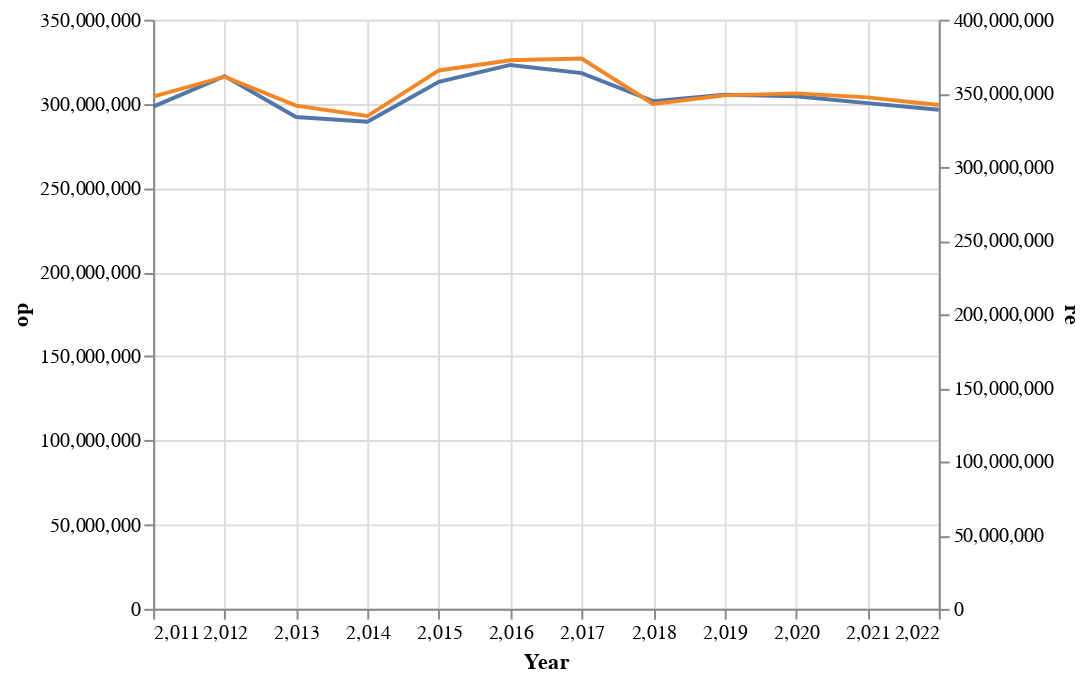

Notebook code for this chart:
### Code cell
chart = alt.Chart(New).mark_line().encode(x='Year')
line_A = chart.mark_line(color='#5276A7').encode(y='op')
line_B = chart.mark_line(color='#F18727').encode(y='re')
alt.layer(line_A, line_B).resolve_scale(y='independent')

### Figure 1 — Vega-Lite specification as saved in the notebook (floating-point values rounded to 4 significant figures)
{"config": {"view": {"continuousWidth": 400, "continuousHeight": 300}}, "layer": [{"mark": {"type": "line", "color": "#5276A7"}, "encoding": {"x": {"field": "Year", "type": "quantitative"}, "y": {"field": "op", "type": "quantitative"}}}, {"mark": {"type": "line", "color": "#F18727"}, "encoding": {"x": {"field": "Year", "type": "quantitative"}, "y": {"field": "re", "type": "quantitative"}}}], "data": {"name": "data-51125fb7d822ece6b4a97a75ae54ecf9"}, "resolve": {"scale": {"y": "independent"}}, "$schema": "https://vega.github.io/schema/vega-lite/v4.17.0.json", "datasets": {"data-51125fb7d822ece6b4a97a75ae54ecf9": [{"Year": 2011, "op": 298333146, "re": 347700000.0}, {"Year": 2012, "op": 316452046, "re": 361300000.0}, {"Year": 2013, "op": 292179210, "re": 341700000.0}, {"Year": 2014, "op": 289384970, "re": 334600000.0}, {"Year": 2015, "op": 313048218, "re": 365500000.0}, {"Year": 2016, "op": 323092614, "re": 372400000.0}, {"Year": 2017, "op": 318233964, "re": 373600000.0}, {"Year": 2018, "op": 301612602, "re": 342700000.0}, {"Year": 2019, "op": 305426598, "re": 348600000.0}, {"Year": 2020, "op": 304496286, "re": 349900000.0}, {"Year": 2021, "op": 300420802, "re": 347200000.0}, {"Year": 2022, "op": 296481726, "re": 342100000.0}]}}
